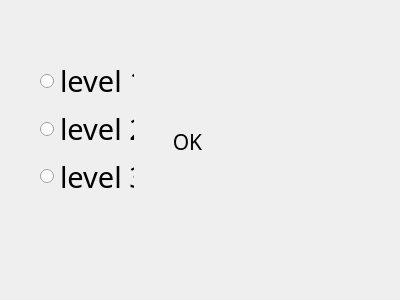
<?xml version="1.0" encoding="UTF-8"?>
<ui version="4.0">
 <class>diff</class>
 <widget class="QDialog" name="diff">
  <property name="geometry">
   <rect>
    <x>0</x>
    <y>0</y>
    <width>400</width>
    <height>300</height>
   </rect>
  </property>
  <property name="windowTitle">
   <string>Dialog</string>
  </property>
  <property name="styleSheet">
   <string notr="true">diff{border-image: url(:/pic/pic/diff.jpg);}</string>
  </property>
  <widget class="QPushButton" name="pushButton">
   <property name="geometry">
    <rect>
     <x>150</x>
     <y>130</y>
     <width>75</width>
     <height>23</height>
    </rect>
   </property>
   <property name="font">
    <font>
     <family>Cataneo BT</family>
     <pointsize>16</pointsize>
    </font>
   </property>
   <property name="text">
    <string>OK</string>
   </property>
   <property name="flat">
    <bool>true</bool>
   </property>
  </widget>
  <widget class="QWidget" name="layoutWidget">
   <property name="geometry">
    <rect>
     <x>40</x>
     <y>60</y>
     <width>94</width>
     <height>137</height>
    </rect>
   </property>
   <layout class="QVBoxLayout" name="verticalLayout">
    <item>
     <widget class="QRadioButton" name="radioButton">
      <property name="font">
       <font>
        <family>Cataneo BT</family>
        <pointsize>22</pointsize>
       </font>
      </property>
      <property name="text">
       <string>level 1</string>
      </property>
     </widget>
    </item>
    <item>
     <widget class="QRadioButton" name="radioButton_2">
      <property name="font">
       <font>
        <family>Cataneo BT</family>
        <pointsize>22</pointsize>
       </font>
      </property>
      <property name="text">
       <string>level 2</string>
      </property>
     </widget>
    </item>
    <item>
     <widget class="QRadioButton" name="radioButton_3">
      <property name="font">
       <font>
        <family>Cataneo BT</family>
        <pointsize>22</pointsize>
       </font>
      </property>
      <property name="text">
       <string>level 3</string>
      </property>
     </widget>
    </item>
   </layout>
  </widget>
 </widget>
 <resources/>
 <connections/>
</ui>
